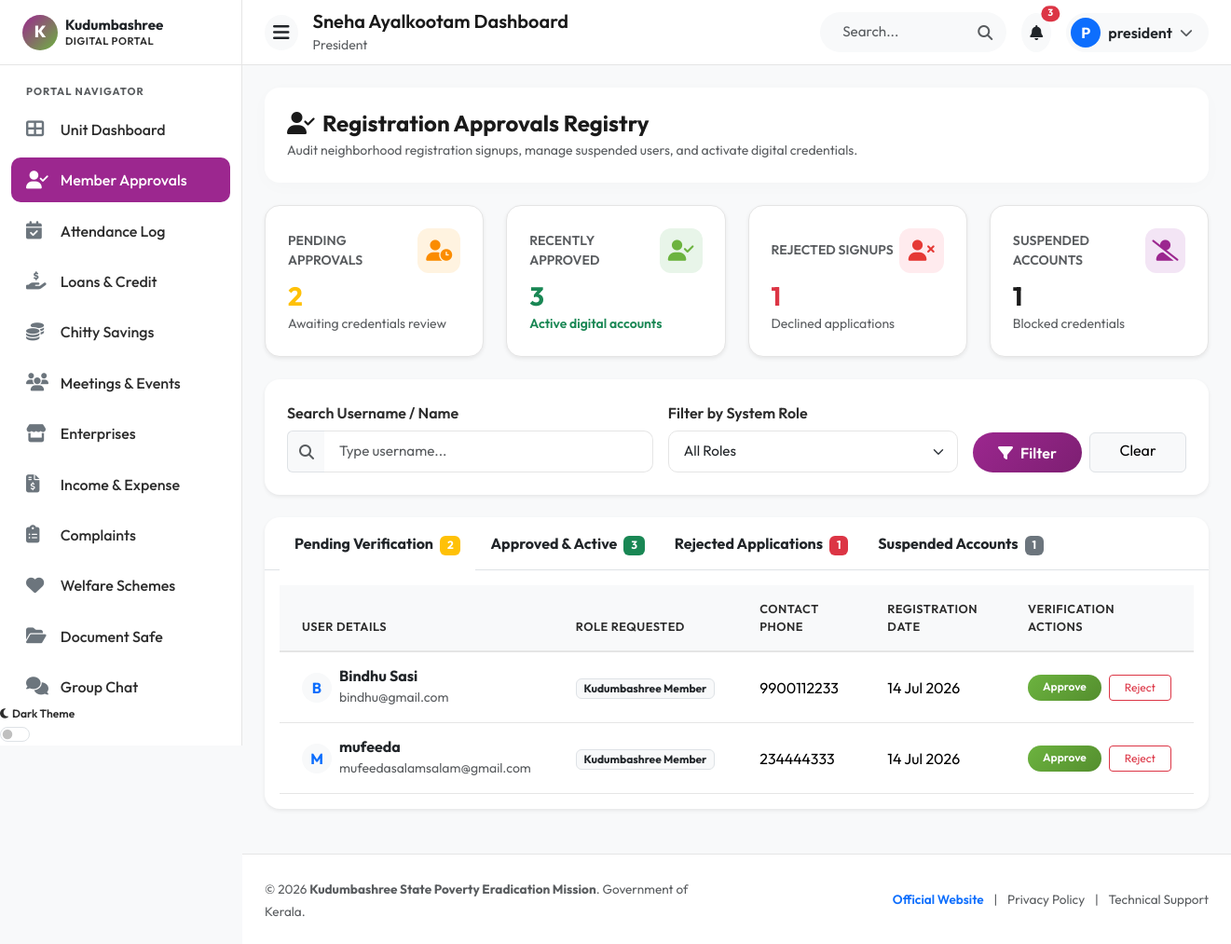
The page /dashboard/approvals/ (signed in) on the database its author committed.
### myapp/models.py (models this page shows, shortened)
class UserProfile(models.Model):
    ROLE_CHOICES = [
        ('admin', 'System Administrator'),
        ('president', 'President'),
        ('secretary', 'Secretary'),
        ('member', 'Kudumbashree Member'),
    ]
    STATUS_CHOICES = [
        ('pending', 'Pending Approval'),
        ('approved', 'Approved & Active'),
        ('rejected', 'Rejected'),
        ('suspended', 'Suspended'),
    ]
    user = models.OneToOneField(User, on_delete=models.CASCADE, related_name='profile')
    role = models.CharField(max_length=20, choices=ROLE_CHOICES, default='member')
    phone = models.CharField(max_length=15, blank=True, null=True)
    group = models.ForeignKey(KudumbashreeGroup, on_delete=models.SET_NULL, null=True, blank=True, related_name='members')
    status = models.CharField(max_length=20, choices=STATUS_CHOICES, default='pending')
    created_at = models.DateTimeField(auto_now_add=True)

class KudumbashreeGroup(models.Model):
    name = models.CharField(max_length=150, unique=True)
    ward = models.CharField(max_length=50)
    panchayath = models.CharField(max_length=100)
    registration_number = models.CharField(max_length=100, unique=True)
    established_date = models.DateField(default=timezone.now)
    created_at = models.DateTimeField(auto_now_add=True)

### myapp/views.py (the view)
# urls.py: path('dashboard/approvals/', views.approval_dashboard, name='approval_dashboard'),
@login_required
def approval_dashboard(request):
    profile = get_object_or_404(UserProfile, user=request.user)
    search_query = request.GET.get('search', '')
    role_filter = request.GET.get('role', '')
    if profile.role == 'admin':
        profiles_list = UserProfile.objects.filter(role__in=['president', 'secretary'])
    elif profile.role in ['president', 'secretary']:
        profiles_list = UserProfile.objects.filter(group=profile.group, role='member')
    else:
        return redirect('role_selection')
    if search_query:
        profiles_list = profiles_list.filter(user__username__icontains=search_query)
    if role_filter:
        profiles_list = profiles_list.filter(role=role_filter)
    pending_list = profiles_list.filter(status='pending').select_related('user')
    approved_list = profiles_list.filter(status='approved').select_related('user')
    rejected_list = profiles_list.filter(status='rejected').select_related('user')
    suspended_list = profiles_list.filter(status='suspended').select_related('user')
    context = {
        'profile': profile,
        'pending': pending_list,
        'approved': approved_list,
        'rejected': rejected_list,
        'suspended': suspended_list,
        'search_query': search_query,
        'role_filter': role_filter
    }
    return render(request, 'dashboard/approval_dashboard.html', context)

### myapp/templates/dashboard/approval_dashboard.html (shortened to what this page needs)
{% extends 'base.html' %}
{% load static %}
{% block content %}
<div class="row mb-4">
    <div class="col-12">
        <div class="card-kudumbashree border-0 bg-white p-4">
            <h4 class="mb-1 fw-bold text-primary-purple"><i class="fas fa-user-check me-2"></i>Registration Approvals Registry</h4>
            <p class="text-muted mb-0 small">Audit neighborhood registration signups, manage suspended users, and activate digital credentials.</p>
        </div>
    </div>
</div>
<div class="row g-4 mb-4">
    <div class="col-md-3 col-sm-6">
        <div class="stat-card shadow-sm">
            <div class="d-flex align-items-center justify-content-between mb-2">
                <span class="text-muted small fw-semibold text-uppercase">Pending Approvals</span>
                <div class="stat-icon-wrapper stat-warning"><i class="fas fa-user-clock"></i></div>
            </div>
            <h3 class="fw-bold mb-0 text-warning">{{ pending|length }}</h3>
            <small class="text-muted">Awaiting credentials review</small>
        </div>
    </div>
    <div class="col-md-3 col-sm-6">
        <div class="stat-card shadow-sm">
            <div class="d-flex align-items-center justify-content-between mb-2">
                <span class="text-muted small fw-semibold text-uppercase">Recently Approved</span>
                <div class="stat-icon-wrapper stat-green"><i class="fas fa-user-check"></i></div>
            </div>
            <h3 class="fw-bold mb-0 text-success">{{ approved|length }}</h3>
            <small class="text-success fw-semibold">Active digital accounts</small>
        </div>
    </div>
    <div class="col-md-3 col-sm-6">
        <div class="stat-card shadow-sm">
            <div class="d-flex align-items-center justify-content-between mb-2">
                <span class="text-muted small fw-semibold text-uppercase">Rejected Signups</span>
                <div class="stat-icon-wrapper stat-danger"><i class="fas fa-user-times"></i></div>
            </div>
            <h3 class="fw-bold mb-0 text-danger">{{ rejected|length }}</h3>
            <small class="text-muted">Declined applications</small>
        </div>
    </div>
    <div class="col-md-3 col-sm-6">
        <div class="stat-card shadow-sm">
            <div class="d-flex align-items-center justify-content-between mb-2">
                <span class="text-muted small fw-semibold text-uppercase">Suspended Accounts</span>
                <div class="stat-icon-wrapper stat-purple"><i class="fas fa-user-slash"></i></div>
            </div>
            <h3 class="fw-bold mb-0 text-primary-purple">{{ suspended|length }}</h3>
            <small class="text-muted">Blocked credentials</small>
        </div>
    </div>
</div>
<div class="card-kudumbashree border-0 bg-white shadow-sm p-4 mb-4 d-print-none">
    <form method="GET" action="{% url 'approval_dashboard' %}" class="row g-3 align-items-end">
        <div class="col-md-5">
            <label class="form-label">Search Username / Name</label>
            <div class="input-group">
                <span class="input-group-text bg-light border-end-0 text-muted"><i class="fas fa-search"></i></span>
                <input type="text" name="search" class="form-control border-start-0" placeholder="Type username..." value="{{ search_query }}">
            </div>
        </div>
        <div class="col-md-4">
            <label class="form-label">Filter by System Role</label>
            <select name="role" class="form-select">
                <option value="">All Roles</option>
            </select>
        </div>
        <div class="col-md-3 d-flex gap-2">
            <button type="submit" class="btn btn-kudumbashree-primary w-100"><i class="fas fa-filter me-2"></i>Filter</button>
            <a href="{% url 'approval_dashboard' %}" class="btn btn-light border w-100">Clear</a>
        </div>
    </form>
</div>
<div class="card-kudumbashree border-0 bg-white shadow-sm mb-4">
    <div class="card-header-custom p-0 border-bottom">
        <ul class="nav nav-tabs border-0 px-3 pt-2" id="approvalTabs" role="tablist">
            <li class="nav-item" role="presentation">
                <button class="nav-link active border-0 text-dark fw-bold position-relative pb-3" id="pending-tab" data-bs-toggle="tab" data-bs-target="#pending-panel" type="button" role="tab" aria-controls="pending-panel" aria-selected="true">
                    Pending Verification <span class="badge bg-warning text-white ms-1">{{ pending|length }}</span>
                </button>
            </li>
            <li class="nav-item" role="presentation">
                <button class="nav-link border-0 text-dark fw-bold position-relative pb-3" id="approved-tab" data-bs-toggle="tab" data-bs-target="#approved-panel" type="button" role="tab" aria-controls="approved-panel" aria-selected="false">
                    Approved & Active <span class="badge bg-success text-white ms-1">{{ approved|length }}</span>
                </button>
            </li>
            <li class="nav-item" role="presentation">
                <button class="nav-link border-0 text-dark fw-bold position-relative pb-3" id="rejected-tab" data-bs-toggle="tab" data-bs-target="#rejected-panel" type="button" role="tab" aria-controls="rejected-panel" aria-selected="false">
                    Rejected Applications <span class="badge bg-danger text-white ms-1">{{ rejected|length }}</span>
                </button>
            </li>
            <li class="nav-item" role="presentation">
                <button class="nav-link border-0 text-dark fw-bold position-relative pb-3" id="suspended-tab" data-bs-toggle="tab" data-bs-target="#suspended-panel" type="button" role="tab" aria-controls="suspended-panel" aria-selected="false">
                    Suspended Accounts <span class="badge bg-secondary text-white ms-1">{{ suspended|length }}</span>
                </button>
            </li>
        </ul>
    </div>
    <div class="tab-content p-3" id="approvalTabsContent">
        <div class="tab-pane fade show active" id="pending-panel" role="tabpanel" aria-labelledby="pending-tab">
            <div class="table-responsive">
                <table class="table table-custom table-hover mb-0">
                    <thead>
                        <tr>
                            <th>User Details</th>
                            <th>Role Requested</th>
                            <th>Contact Phone</th>
                            <th>Registration Date</th>
                            <th>Verification Actions</th>
                        </tr>
                    </thead>
                    <tbody>
                        {% for prof in pending %}
                            <tr>
                                <td>
                                    <div class="d-flex align-items-center gap-2">
                                        <div class="rounded-circle bg-light text-primary d-flex align-items-center justify-content-center fw-bold" style="width: 32px; height: 32px;">
                                            {{ prof.user.username|slice:":1"|upper }}
                                        </div>
                                        <div>
                                            <h6 class="mb-0 fw-bold text-dark">{{ prof.user.get_full_name|default:prof.user.username }}</h6>
                                            <small class="text-muted">{{ prof.user.email }}</small>
                                        </div>
                                    </div>
                                </td>
                                <td><span class="badge bg-light text-dark border">{{ prof.get_role_display }}</span></td>
                                <td>{{ prof.phone|default:"-" }}</td>
                                <td>{{ prof.created_at|date:"d M Y" }}</td>
                                <td>
                                    <div class="d-flex gap-2">
                                        <a href="{% url 'verify_member_action' prof.id 'approve' %}" class="btn btn-sm btn-kudumbashree-secondary text-white py-1 px-3" style="font-size: 0.75rem;">Approve</a>
                                        <a href="{% url 'verify_member_action' prof.id 'reject' %}" class="btn btn-sm btn-outline-danger py-1 px-3" style="font-size: 0.75rem;">Reject</a>
                                    </div>
                                </td>
                            </tr>
                        {% empty %}
                            <tr>
                                <td colspan="5" class="text-center py-5 text-muted">No pending signups found.</td>
                            </tr>
                        {% endfor %}
                    </tbody>
                </table>
            </div>
        </div>
    </div>
</div>
{% endblock %}

### myapp/templates/navbar.html (shortened to what this page needs)
{% load static %}
<div class="navbar-custom">
    <div class="d-flex align-items-center gap-3">
        <button id="sidebar-toggle" class="btn btn-light d-none d-lg-flex rounded-circle p-2" aria-label="Toggle Sidebar">
            <i class="fas fa-bars fs-5 text-dark"></i>
        </button>
        <div class="d-none d-sm-block">
            <h5 class="mb-0 fw-semibold text-primary-purple">
                {% if profile.role == 'admin' %}
                    System Admin Panel
                {% elif profile.role == 'president' or profile.role == 'secretary' %}
                    {{ profile.group.name }} Dashboard
                {% else %}
                    Member Portal
                {% endif %}
            </h5>
            <small class="text-muted text-capitalize">{{ profile.get_role_display }}</small>
        </div>
    </div>
    <div class="d-flex align-items-center gap-3">
        <div class="position-relative d-none d-md-block">
            <input type="text" class="form-control rounded-pill bg-light border-0 ps-4 pe-5" placeholder="Search..." style="width: 200px;">
            <i class="fas fa-search position-absolute top-50 translate-middle-y text-muted" style="right: 15px;"></i>
        </div>
        <div class="dropdown">
            <button class="btn btn-light rounded-circle p-2 position-relative" type="button" data-bs-toggle="dropdown" aria-expanded="false" aria-label="Notifications">
                <i class="fas fa-bell text-dark"></i>
                <span class="position-absolute top-0 start-100 translate-middle badge rounded-pill bg-danger" style="font-size: 0.65rem;">
                    3
                </span>
            </button>
        </div>
        <div class="dropdown">
            <button class="btn btn-light d-flex align-items-center gap-2 p-1 pe-3 rounded-pill" type="button" data-bs-toggle="dropdown" aria-expanded="false">
                <div class="rounded-circle bg-primary text-white d-flex align-items-center justify-content-center fw-bold" style="width: 32px; height: 32px;">
                    {{ request.user.username|slice:":1"|upper }}
                </div>
                <span class="d-none d-sm-inline fw-semibold text-dark">{{ request.user.username }}</span>
                <i class="fas fa-chevron-down text-muted small"></i>
            </button>
        </div>
    </div>
</div>

### rows shown on the page
UserProfile: group.name "Sneha Ayalkootam", role "President"
UserProfile: user.username "B", user.get_full_name "Bindhu Sasi", user.email "bindhu@gmail.com", role "Kudumbashree Member", phone "9900112233", created_at "14 Jul 2026"
UserProfile: user.username "M", user.get_full_name "mufeeda", user.email "mufeedasalamsalam@gmail.com", role "Kudumbashree Member", phone "234444333", created_at "14 Jul 2026"

### other values the page prints
{{ request.user.username|slice:":1"|upper }} "P"
{{ request.user.username }} "president"
{{ pending|length }} "2"
{{ approved|length }} "3"
{{ rejected|length }} "1"
{{ suspended|length }} "1"
